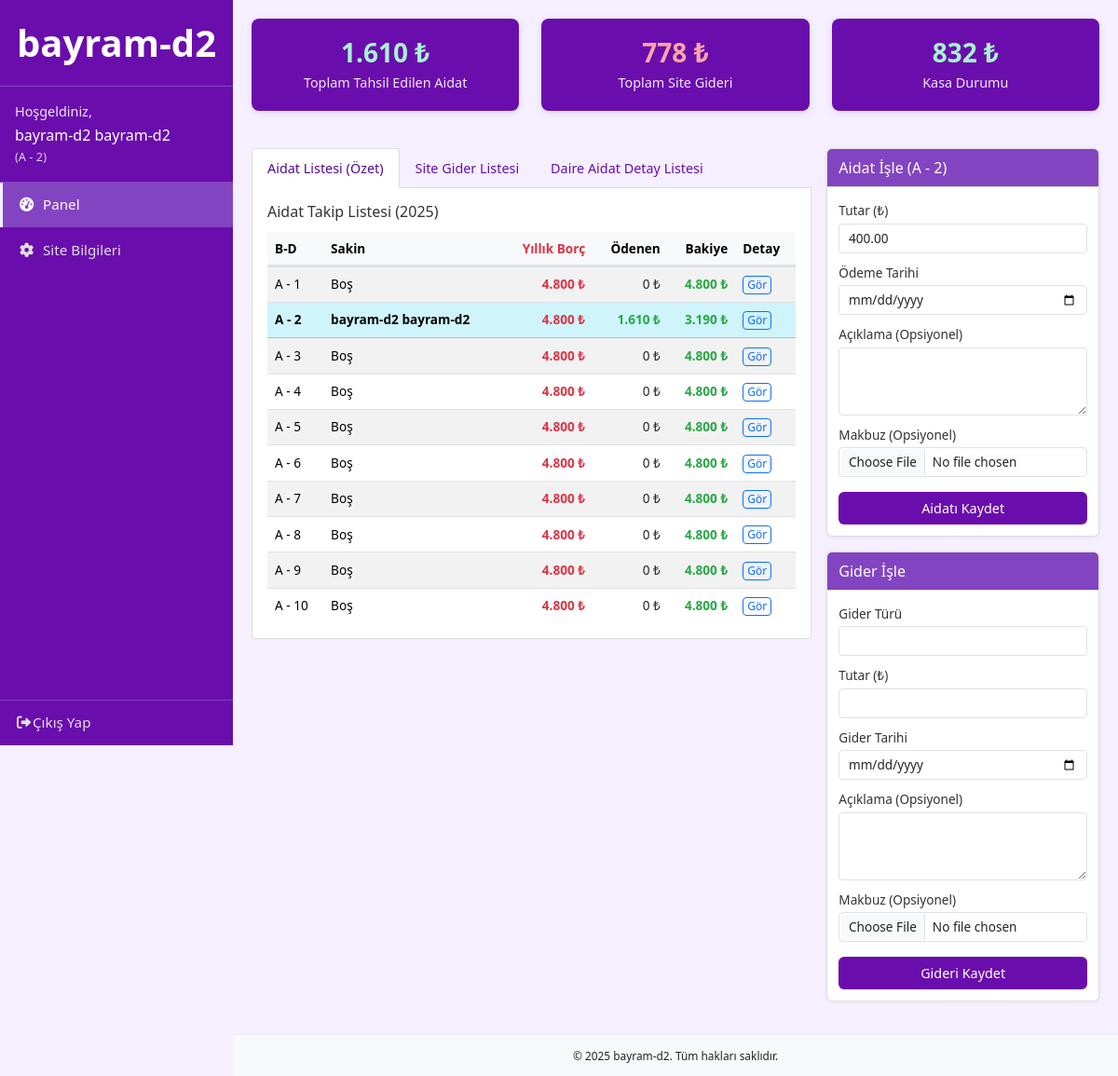
Page /panel/ (signed in) on the committed database.
### yonetim/models.py (models this page shows, shortened)
class Site(models.Model):
    ad = models.CharField(max_length=100, verbose_name=_("Site Adı / Site Name"))
    adres = models.CharField(max_length=255, verbose_name=_("Adres / Address"))
    kod = models.CharField(max_length=8, unique=True, verbose_name=_("Site Kodu / Site Code"))
    yonetici = models.ForeignKey(Kullanici, on_delete=models.CASCADE, verbose_name=_("Yönetici / Manager"))
    yonetici_tel = models.CharField(max_length=20, blank=True, null=True, verbose_name=_("Yönetici Telefon / Manager Phone"))
    aidat_miktari = models.DecimalField(max_digits=10, decimal_places=2, null=True, blank=True, verbose_name=_("Aylık Aidat Miktarı"))

class Kullanici(AbstractUser):
    site_kodu = models.CharField(max_length=8, verbose_name=_("Site Kodu / Site Code"))
    is_yonetici = models.BooleanField(default=False, verbose_name=_("Yönetici mi? / Is Manager?"))

class Daire(models.Model):
    blok = models.ForeignKey(Blok, on_delete=models.CASCADE, related_name='daireler')
    daire_no = models.CharField(max_length=10, verbose_name=_("Daire No / Flat Number")) # Örn: "1", "2A", "15"
    kullanici = models.ForeignKey(Kullanici, on_delete=models.SET_NULL, null=True, blank=True, related_name='daireler', verbose_name=_("Sakin / Resident"))
    telefon_no = models.CharField(max_length=20, blank=True, verbose_name=_("Telefon No / Phone Number"))
    @property
    def daire_tam_adi(self):
        return f"{self.blok.ad} - {self.daire_no}"
    def get_sortable_daire_no(self):
        import re
        parts = re.findall(r'(\d+)|([A-Za-z]+)', str(self.daire_no)) # str() eklendi, daire_no her zaman string olmayabilir
        processed_parts = []
        for num, char_group in parts:
            if num:
                processed_parts.append(int(num))
            elif char_group:
                processed_parts.append(char_group.lower())
        if not processed_parts and self.daire_no:
            try: return [int(self.daire_no)]
            except ValueError: return [str(self.daire_no).lower()] # str() eklendi
        return processed_parts if processed_parts else [str(self.daire_no).lower()] # str() eklendi
    class Meta:
        pass

class Blok(models.Model):
    site = models.ForeignKey(Site, on_delete=models.CASCADE, related_name='bloklar')
    ad = models.CharField(max_length=50, verbose_name=_("Blok Adı / Block Name"))
    class Meta:
        ordering = ['ad']

### yonetim/views.py (the view, shortened to what this page needs)
# urls.py: path('panel/', views.panel, name='panel'),
@login_required
def panel(request):
    try:
        site_obj = Site.objects.get(kod=request.user.site_kodu) # site -> site_obj olarak değiştirildi
    except Site.DoesNotExist:
        messages.error(request, "Site bulunamadı. Lütfen site kodunuzu kontrol edin veya bir yönetici ile iletişime geçin.")
        logout(request)
        return redirect('yonetim:giris')
    kullanici_kendi_dairesi = get_user_daire(request.user, request.user.site_kodu)
    aidat_ekleme_goster = bool(kullanici_kendi_dairesi)
    toplam_gelir_aidatlar = Aidat.objects.filter(daire__blok__site=site_obj).aggregate(toplam=Sum('tutar'))['toplam'] or Decimal('0.00')
    toplam_giderler = Gider.objects.filter(site=site_obj).aggregate(toplam=Sum('tutar'))['toplam'] or Decimal('0.00')
    kasa_bakiyesi = toplam_gelir_aidatlar - toplam_giderler
    daire_aidat_ozetleri_listesi = []
    tum_daireler_qs = Daire.objects.filter(blok__site=site_obj).select_related('blok', 'kullanici')
    daireler_listesi_sirali = sorted(list(tum_daireler_qs), key=daire_natural_sort_key)
    current_year = timezone.now().year
    yillik_aidat_borcu_bir_daire_icin = (site_obj.aidat_miktari * 12) if site_obj.aidat_miktari else Decimal('0.00')
    for daire_obj_loop in daireler_listesi_sirali: # daire_obj -> daire_obj_loop
        start_of_year = date(current_year, 1, 1)
        end_of_year = date(current_year, 12, 31)
        bu_yil_odenen_tutar = Aidat.objects.filter(
            daire=daire_obj_loop, tarih__gte=start_of_year, tarih__lte=end_of_year # daire_obj -> daire_obj_loop
        ).aggregate(toplam_odenen=Sum('tutar'))['toplam_odenen'] or Decimal('0.00')
        bakiye = yillik_aidat_borcu_bir_daire_icin - bu_yil_odenen_tutar
        daire_aidat_ozetleri_listesi.append({
            'daire': daire_obj_loop, # daire_obj -> daire_obj_loop
            'blok_daire': f"{daire_obj_loop.blok.ad.upper()} - {daire_obj_loop.daire_no}", # daire_obj -> daire_obj_loop
            'sakin': daire_obj_loop.kullanici.get_full_name() if daire_obj_loop.kullanici else "Boş", # daire_obj -> daire_obj_loop
            'yillik_borc': yillik_aidat_borcu_bir_daire_icin,
            'odenen': bu_yil_odenen_tutar,
            'bakiye': bakiye,
            'is_current_user_flat': kullanici_kendi_dairesi and daire_obj_loop.id == kullanici_kendi_dairesi.id # daire_obj -> daire_obj_loop
        })
    if not request.user.is_yonetici and kullanici_kendi_dairesi:
        kendi_daire_ozeti = next((item for item in daire_aidat_ozetleri_listesi if item['daire'].id == kullanici_kendi_dairesi.id), None)
        if kendi_daire_ozeti:
            daire_aidat_ozetleri_listesi.remove(kendi_daire_ozeti)
            daire_aidat_ozetleri_listesi.insert(0, kendi_daire_ozeti)
    daire_aidat_detay_listesi_data = Aidat.objects.filter(daire__blok__site=site_obj).select_related('daire__blok', 'daire__kullanici').order_by('-tarih', '-id')[:50] if request.user.is_yonetici else []
    site_gider_listesi_data = Gider.objects.filter(site=site_obj).order_by('-tarih', '-id')[:50] if request.user.is_yonetici else []
    aidat_ekle_form = AidatForm(initial={'tutar': site_obj.aidat_miktari if site_obj.aidat_miktari else None, 'tarih': timezone.now().date()}) if aidat_ekleme_goster else None
    gider_ekle_form = GiderForm(initial={'tarih': timezone.now().date()}) if request.user.is_yonetici else None
    context = {
        'site': site_obj, # site -> site_obj
        'kullanici_kendi_dairesi': kullanici_kendi_dairesi,
        'aidat_ekleme_goster': aidat_ekleme_goster,
        'current_year': current_year,
        'toplam_gelir_aidatlar': toplam_gelir_aidatlar,
        'toplam_giderler': toplam_giderler,
        'kasa_bakiyesi': kasa_bakiyesi,
        'aidat_listesi_ozet': daire_aidat_ozetleri_listesi,
        'site_gider_listesi': site_gider_listesi_data,
        'daire_aidat_detay_listesi': daire_aidat_detay_listesi_data,
        'aidat_ekle_form': aidat_ekle_form, # paneldeki hızlı form için
        'gider_ekle_form': gider_ekle_form, # paneldeki hızlı form için
    }
    return render(request, 'yonetim/panel.html', context)

### yonetim/templates/yonetim/panel.html (shortened to what this page needs)
{% load humanize static %}
<!DOCTYPE html>
<html lang="tr">
<head>
    <link href="https://cdn.jsdelivr.net/npm/bootstrap@5.3.2/dist/css/bootstrap.min.css" rel="stylesheet" />
    <link rel="stylesheet" href="https://cdnjs.cloudflare.com/ajax/libs/font-awesome/6.0.0-beta3/css/all.min.css">
</head>
<body>
    <aside class="sidebar">
        <div class="sidebar-header">
            <a class="site-brand" href="{% url 'yonetim:panel' %}">{{ site.ad|truncatechars:18|default:"Site Adı" }}</a>
        </div>
        <div class="user-info-wrapper">
            <span class="welcome-text">Hoşgeldiniz,</span>
            <span class="user-fullname">{{ request.user.get_full_name|default:request.user.username }}</span>
            {% if kullanici_kendi_dairesi %}
                <span class="user-daire">({{ kullanici_kendi_dairesi.daire_tam_adi }})</span>
            {% elif request.user.is_yonetici %}
                <span class="user-daire">(Yönetici)</span>
            {% endif %}
        </div>
        <ul class="nav-links">
            <li class="nav-item">
                 <a class="nav-link {% if request.resolver_match.url_name == 'panel' and not request.GET.tab %}active{% endif %}" href="{% url 'yonetim:panel' %}">
                     <i class="fas fa-tachometer-alt fa-fw"></i><span class="link-text">Panel</span>
                 </a>
             </li>
            {% if request.user.is_yonetici %}
            <li class="nav-item">
                <a class="nav-link {% if request.resolver_match.url_name == 'site_bilgi' %}active{% endif %}" href="{% url 'yonetim:site_bilgi' %}">
                    <i class="fas fa-cog fa-fw"></i><span class="link-text">Site Bilgileri</span>
                </a>
            </li>
            {% endif %}
        </ul>
        <div class="sidebar-footer">
            <a class="nav-link w-100" href="{% url 'yonetim:cikis' %}">
                <i class="fas fa-sign-out-alt fa-fw"></i><span class="link-text">Çıkış Yap</span>
            </a>
        </div>
    </aside>
    <div class="main-content-wrapper">
        <div class="container-fluid container-panel">
            {% if request.user.is_yonetici %}
            <div class="row stats-row">
                <div class="col-lg-4 col-md-6 mb-3 mb-lg-0">
                    <div class="stat-card gelir">
                        <h5>{{ toplam_gelir_aidatlar|floatformat:0|intcomma }} ₺</h5>
                        <p>Toplam Tahsil Edilen Aidat</p>
                    </div>
                </div>
                <div class="col-lg-4 col-md-6 mb-3 mb-lg-0">
                    <div class="stat-card gider">
                        <h5>{{ toplam_giderler|floatformat:0|intcomma }} ₺</h5>
                        <p>Toplam Site Gideri</p>
                    </div>
                </div>
                <div class="col-lg-4 col-md-12">
                    <div class="stat-card {% if kasa_bakiyesi >= 0 %}bakiye-pozitif{% else %}bakiye-negatif{% endif %}">
                        <h5>{{ kasa_bakiyesi|floatformat:0|intcomma }} ₺</h5>
                        <p>Kasa Durumu</p>
                    </div>
                </div>
            </div>
            {% endif %}
            <div class="row g-3">
                <div class="col-lg-{% if aidat_ekleme_goster or request.user.is_yonetici %}8{% else %}12{% endif %}">
                    <ul class="nav nav-tabs" id="panelTabs" role="tablist">
                        <li class="nav-item" role="presentation">
                            <button class="nav-link active" id="aidat-listesi-ozet-tab" data-bs-toggle="tab" data-bs-target="#aidatListesiOzetPane" type="button" role="tab" aria-controls="aidatListesiOzetPane" aria-selected="true">Aidat Listesi (Özet)</button>
                        </li>
                        {% if request.user.is_yonetici %}
                        <li class="nav-item" role="presentation">
                            <button class="nav-link" id="site-gider-listesi-tab" data-bs-toggle="tab" data-bs-target="#siteGiderListesiPane" type="button" role="tab" aria-controls="siteGiderListesiPane" aria-selected="false">Site Gider Listesi</button>
                        </li>
                        <li class="nav-item" role="presentation">
                            <button class="nav-link" id="daire-aidat-detay-listesi-tab" data-bs-toggle="tab" data-bs-target="#daireAidatDetayListesiPane" type="button" role="tab" aria-controls="daireAidatDetayListesiPane" aria-selected="false">Daire Aidat Detay Listesi</button>
                        </li>
                        {% endif %}
                    </ul>
                    <div class="tab-content" id="panelTabsContent">
                        <div class="tab-pane fade show active" id="aidatListesiOzetPane" role="tabpanel" aria-labelledby="aidat-listesi-ozet-tab" tabindex="0">
                            <h5 class="card-title">Aidat Takip Listesi ({{ current_year }})</h5>
                            {% if aidat_listesi_ozet %}
                            <div class="table-responsive">
                                <table class="table table-striped table-hover table-sm">
                                    <thead class="sticky-header">
                                        <tr>
                                            <th>B-D</th><th>Sakin</th>
                                            <th class="text-end text-negative">Yıllık Borç</th>
                                            <th class="text-end">Ödenen</th>
                                            <th class="text-end">Bakiye</th><th>Detay</th>
                                        </tr>
                                    </thead>
                                    <tbody>
                                    {% for ozet in aidat_listesi_ozet %}
                                        <tr {% if ozet.is_current_user_flat %}class="table-info fw-bold"{% endif %}>
                                            <td>{{ ozet.blok_daire }}</td><td>{{ ozet.sakin }}</td>
                                            <td class="text-end text-negative">{{ ozet.yillik_borc|floatformat:0|intcomma }} ₺</td>
                                            <td class="text-end {% if ozet.odenen > 0 %}text-positive{% else %}text-neutral{% endif %}">{{ ozet.odenen|floatformat:0|intcomma }} ₺</td>
                                            <td class="text-end {% if ozet.bakiye >= 0 %}text-positive{% else %}text-negative{% endif %}">
                                                {{ ozet.bakiye|floatformat:0|intcomma }} ₺
                                            </td>
                                            <td><a href="{% url 'yonetim:daire_odeme_detay' daire_id=ozet.daire.id %}" class="btn btn-sm btn-outline-primary py-0 px-1" style="font-size:0.75rem;">Gör</a></td>
                                        </tr>
                                    {% endfor %}
                                    </tbody>
                                </table>
                            </div>
                            {% else %}<p class="text-center mt-3">Sitede aidat takibi için daire bulunmamaktadır.</p>{% endif %}
                        </div>
                    </div>
                </div>
                {% if aidat_ekleme_goster or request.user.is_yonetici %}
                <div class="col-lg-4">
                    {% if aidat_ekleme_goster %}
                    <div class="card mb-3">
                        <div class="card-header">Aidat İşle ({{ kullanici_kendi_dairesi.daire_tam_adi }})</div>
                        <div class="card-body">
                            <form method="post" enctype="multipart/form-data">
                                {% for field in aidat_ekle_form %}
                                    <div class="mb-2">
                                        <label for="{{ field.id_for_label }}" class="form-label">{{ field.label }}</label>
                                        {{ field }}
                                    </div>
                                {% endfor %}
                                <button type="submit" class="btn btn-custom-purple w-100 mt-2">Aidatı Kaydet</button>
                            </form>
                        </div>
                    </div>
                    {% endif %}
                    {% if request.user.is_yonetici %}
                    <div class="card">
                        <div class="card-header">Gider İşle</div>
                        <div class="card-body">
                             <form method="post" enctype="multipart/form-data">
                                {% for field in gider_ekle_form %}
                                     <div class="mb-2">
                                        <label for="{{ field.id_for_label }}" class="form-label">{{ field.label }}</label>
                                        {{ field }}
                                    </div>
                                {% endfor %}
                                <button type="submit" class="btn btn-custom-purple w-100 mt-2">Gideri Kaydet</button>
                            </form>
                        </div>
                    </div>
                    {% endif %}
                </div>
                {% endif %}
            </div>
        </div>
        <footer class="app-footer">
            <small>&copy; {% now "Y" %} {{ site.ad|default:"Site Yönetim Sistemi" }}. Tüm hakları saklıdır.</small>
        </footer>
    </div>
</body>
</html>

### rows in the picture
Site: ad "bayram-d2"
Kullanici: user.get_full_name "bayram-d2 bayram-d2"
Daire: daire_tam_adi "A - 2", blok_daire "A - 2", sakin "bayram-d2 bayram-d2", yillik_borc "4.800", odenen "1.610", bakiye "3.190"
Daire: blok_daire "A - 1", sakin "Boş", yillik_borc "4.800", odenen "0", bakiye "4.800"
Daire: blok_daire "A - 3", sakin "Boş", yillik_borc "4.800", odenen "0", bakiye "4.800"
Daire: blok_daire "A - 4", sakin "Boş", yillik_borc "4.800", odenen "0", bakiye "4.800"
Daire: blok_daire "A - 5", sakin "Boş", yillik_borc "4.800", odenen "0", bakiye "4.800"
Daire: blok_daire "A - 6", sakin "Boş", yillik_borc "4.800", odenen "0", bakiye "4.800"
Daire: blok_daire "A - 7", sakin "Boş", yillik_borc "4.800", odenen "0", bakiye "4.800"
Daire: blok_daire "A - 8", sakin "Boş", yillik_borc "4.800", odenen "0", bakiye "4.800"
Daire: blok_daire "A - 9", sakin "Boş", yillik_borc "4.800", odenen "0", bakiye "4.800"
Daire: blok_daire "A - 10", sakin "Boş", yillik_borc "4.800", odenen "0", bakiye "4.800"

### other values in the picture
{{ toplam_gelir_aidatlar|floatformat:0|intcomma }} "1.610"
{{ toplam_giderler|floatformat:0|intcomma }} "778"
{{ kasa_bakiyesi|floatformat:0|intcomma }} "832"
{{ field.label }} "Tutar (₺)" "Ödeme Tarihi" "Açıklama (Opsiyonel)" "Makbuz (Opsiyonel)"
{{ field.label }} "Gider Türü" "Tutar (₺)" "Gider Tarihi" "Açıklama (Opsiyonel)" "Makbuz (Opsiyonel)"
